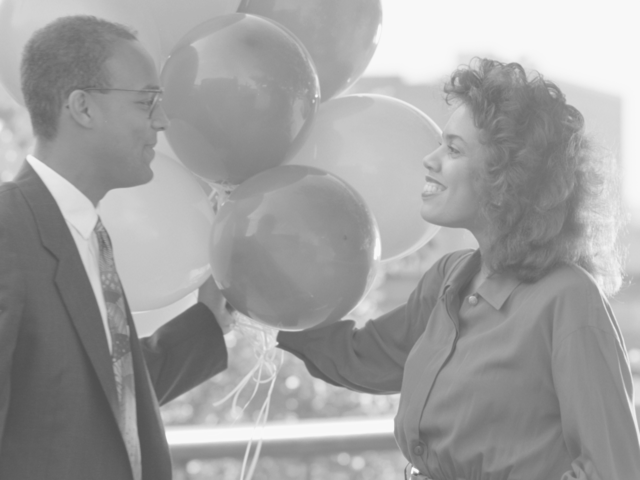
#> input picture example.ascii.pgm, 640 x 480 px
$ jupyter execute task1-learn.ipynb
#> lines starting #> are read from the running program, lines starting #| are printed output that depends on the picture
# Task 1

[imread in matplotlib](https://github.com/matplotlib/matplotlib/blob/v3.9.3/lib/matplotlib/image.py#L1472-L1547) states that we should use PIL.Image.Open instead. This is the [link](https://pillow.readthedocs.io/en/stable/reference/Image.html) to Pillow Image Open.

The goal for this task is to write a function to open a [PGM image file](https://user-web-p-u02.wpi.edu/~cfurlong/me-593n/pgmimage.html).

[cell 1]
import matplotlib.pyplot as plt
import numpy as np
from PIL import Image

## Example Open Image code Pillow

[cell 2]
# Example code that I want to imitate
with Image.open("example.ascii.pgm") as im:
#> im is the input picture: PIL image 640x480 L; min 80, max 248, mean 159.9
    display(im)
    print(im)
#| <PIL.PpmImagePlugin.PpmImageFile image mode=L size=640x480 at 0x7FF8C4526210>

## Test: Plot grayscale value on nd array

[cell 3]
# Create a random array with size 480 x 640
nrow = 480
ncol = 640

a = np.random.choice(255, nrow*ncol).reshape(nrow,ncol)
a.shape

# Create a square image filled with grayscale value 232
grayscale_value = a / 255  # Normalize to the range [0, 1]
image = np.full((nrow, ncol), grayscale_value)  # 100x100 pixels box

# Display the image
plt.imshow(image, cmap='gray', vmin=0, vmax=1)
plt.axis('off')  # Hide axes
plt.show()
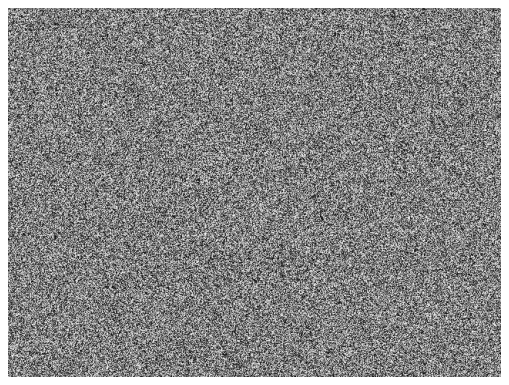
#> figure drawn by matplotlib, 1 panel

[cell 4]
print(image)

## Read data and plot from example image

[cell 5]
with open('example.ascii.pgm') as f:
    # Check First line
    # which is the signature of the image file and PGM file format identification
    magic_number = f.readline().rstrip('\n')
    print(magic_number)
    if (magic_number != 'P5') and (magic_number != 'P2'):
        # TODO: raise error if the image is not PGM
        print('Not a PGM file')

    # Skip second line
    next(f)

    # Get the number of columns and rows of the data
    shape = f.readline().rstrip('\n').split(" ")
    num_rows = int(shape[1])
    num_columns = int(shape[0])

    # Get maximum grey level specify in the image
    max_grey_level = int(f.readline().rstrip('\n'))


    # Get the stored data
    pgm_info = []
    pgm_info = [int(data.strip("\n")) for data in f.read().split(" ") if data.strip("\n")]

    # Convert the list to a NumPy array and reshape
    pic = np.array(pgm_info, dtype=int).reshape(num_rows, num_columns)


# Create an image with that grayscale value
## TODO: Check why I need to normalize data in order to show
grayscale_value = pic / max_grey_level  # Normalize to the range [0, 1]
image = np.full((num_rows, num_columns), grayscale_value)

# Display the image
plt.imshow(image, cmap='gray', vmin=0, vmax=1)
plt.axis('off')
plt.show()
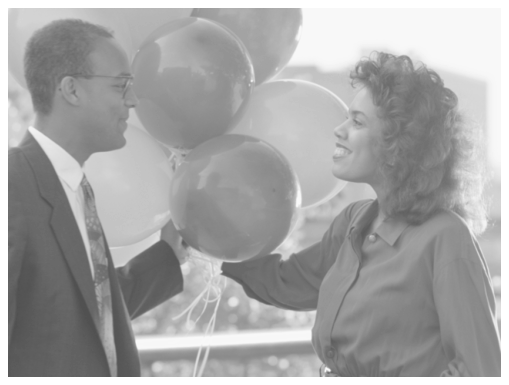
#> figure drawn by matplotlib, 1 panel
